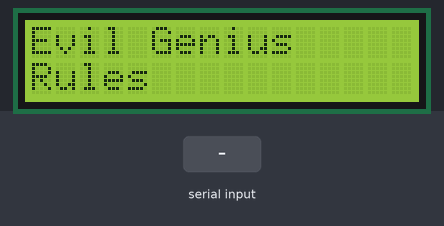
The sketch below on a simulated Arduino Uno, built with avr-gcc and run on an emulated ATmega328P. On the bench: 16×2 character LCD. The test bench sets the inputs (shaded band).

Above: at 1.2 s.
1.3 s: "#" received over Serial
At 2.2 s:
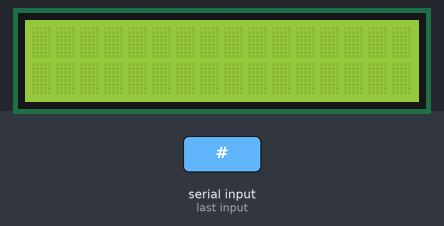
2.8 s: "1" received over Serial
At 3.3 s:
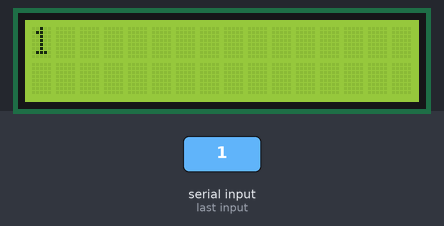
Timing chart, 0 to 5.8 s (numbered marks = the images above; inputs shaded):
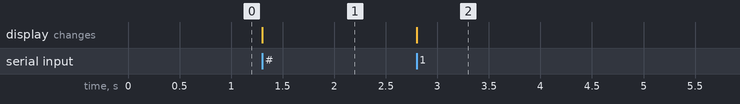

Measured:
- after the input at 1.3 s, the display: changes at once (image 1)
- after the input at 2.8 s, the display: changes at once (image 2)

The sketch:

Project_17_LCD_Message_Board.ino
```cpp
// Project 17 - LCD message board

#include <LiquidCrystal.h>

//LiquidCrystal(rs, rw, enable, d4, d5, d6, d7)
LiquidCrystal lcd(2, 3, 4, 9, 10, 11, 12);


void setup()
{
  Serial.begin(9600);
  lcd.begin(2, 20);
  lcd.clear();
  lcd.setCursor(0,0);
  lcd.print("Evil Genius");
  lcd.setCursor(0,1);
  lcd.print("Rules");
}


void loop()
{
  if (Serial.available())
  {
    char ch = Serial.read();
    if (ch == '#')
    {
      lcd.clear();
    }
    else if (ch == '/')
    {
      lcd.setCursor(0,1);
    }
    else
    {
      lcd.write(ch);
    }
  }
}
```
